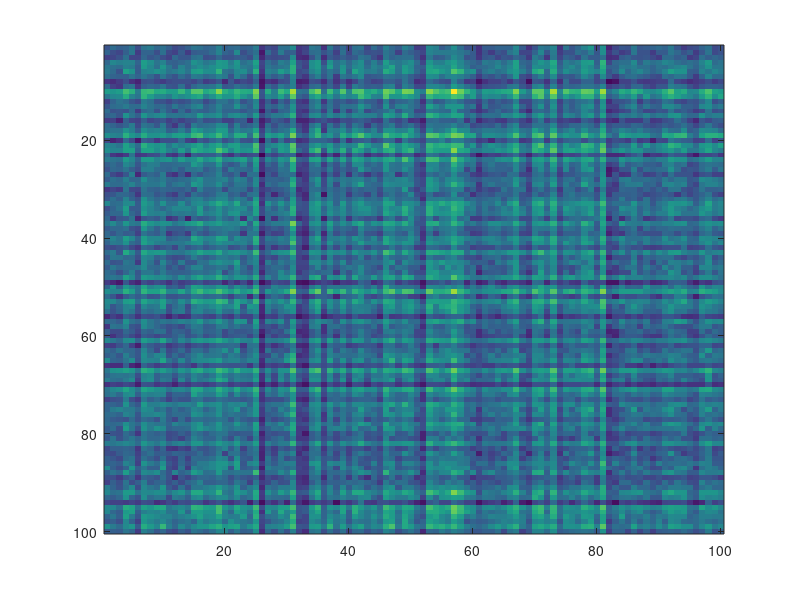

This figure's MATLAB source: (Note: this script raises an error after producing the figure.)
% 宿題（ステップ1）
% Eu-NMFのコスト関数（フロベニウスノルムの二乗値）を
% 反復ごとに計算して「横軸反復回数vs縦軸コスト関数値」
% のグラフを描いてみてください


clear; close all; clc;

% 行列のサイズ
I = 100; % Xの行数
J = 100; % Xの列数
K = 10; % 基底数

% パラメータ
nItr = 1000; % 更新式の反復回数

% 非負観測行列の生成
trueW = rand(I, K); % 非負乱数（開区間(0, 1)）
trueH = rand(K, J); % 非負乱数（開区間(0, 1)）
X = trueW * trueH; % ランクKの非負観測行列

% Xの表示
figure; imagesc(X);

% NMF変数の乱数初期化
W = rand(I, K);
H = rand(K, J);

% コスト関数値格納行列定義
valueFr = zeros(nItr,1);

% Eu-NMFの更新式
for iItr = 1:nItr
    W = W .* ( (X*H.') ./ (W*(H*H.')) );
    H = H .* ( (W.'*X) ./ ((W.'*W)*H) );

    % フロベニウスノルムの二乗値計算
    err = X - W*H;
    traceErr = sum(err.*err, 'all');
    valueFr(iItr) = sqrt(traceErr);
end

% 近似された観測行列の表示
Xhat = W*H;
figure; imagesc(Xhat);

%コスト関数値のグラフ描画
figure; plot(valueFr);